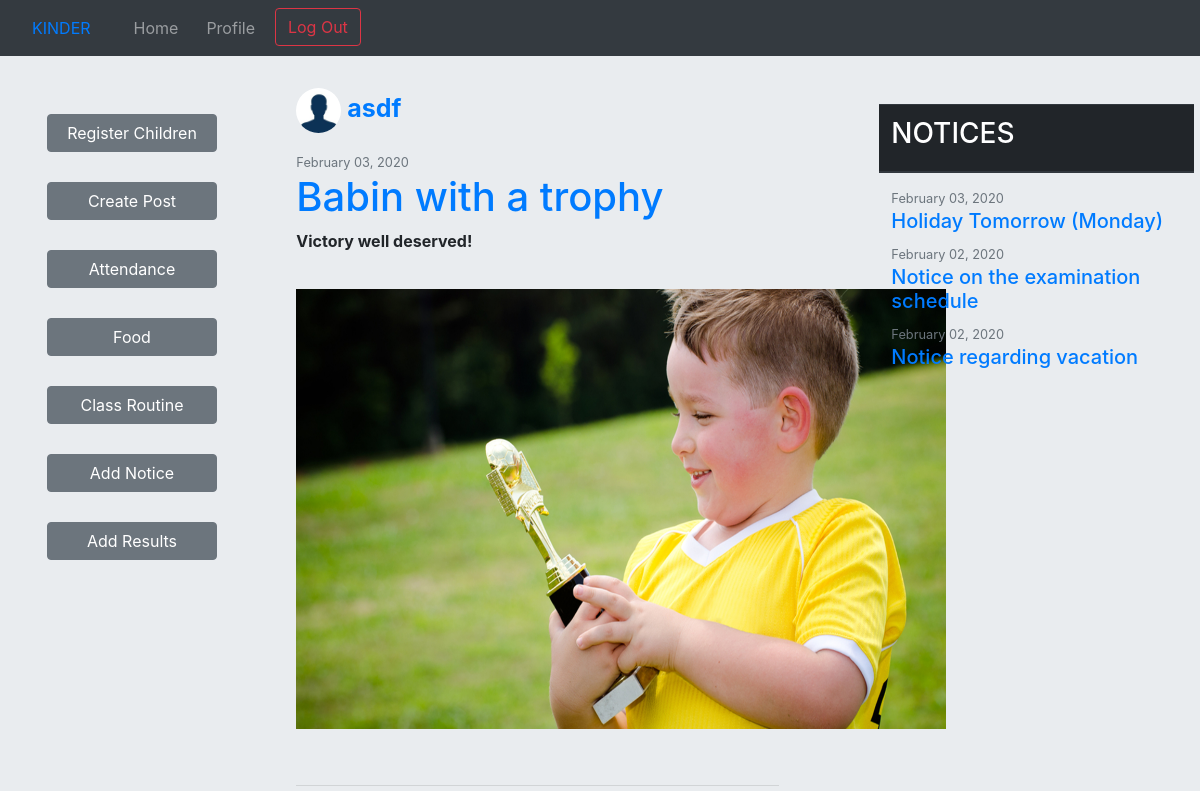
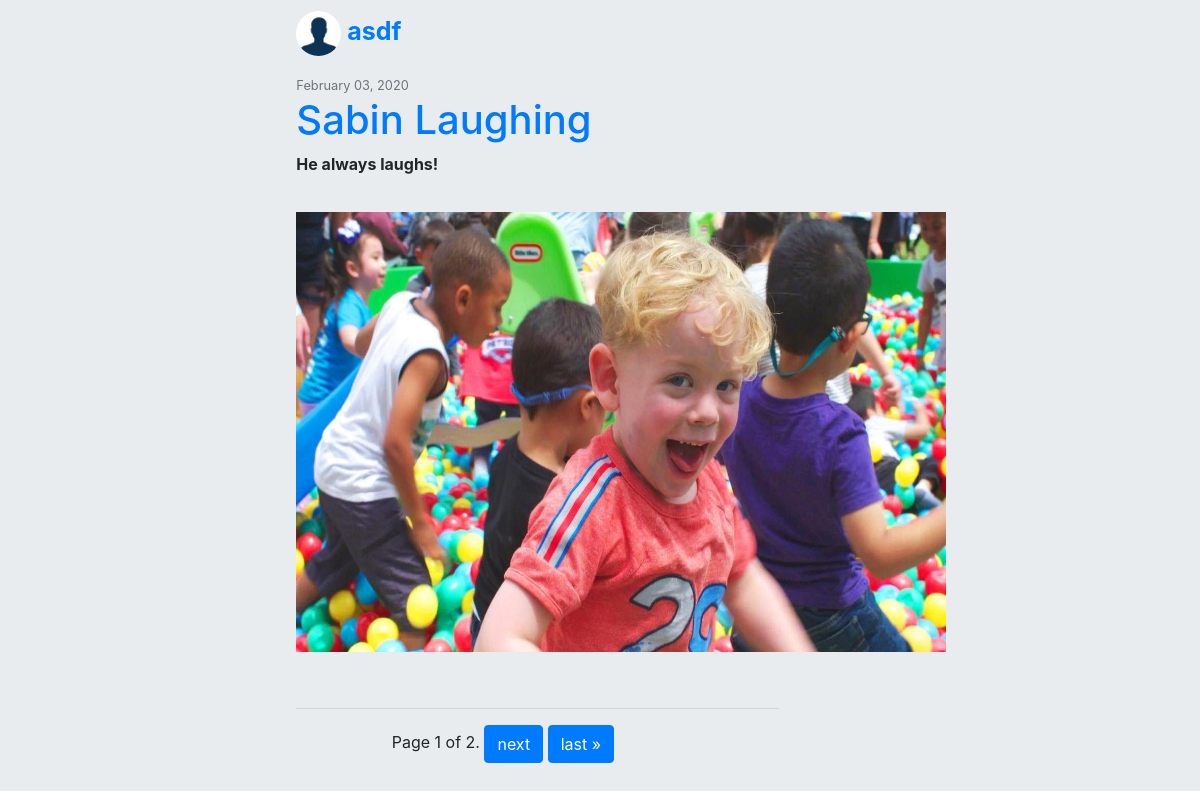
Before: /home/home/ (signed in) with the older database file (2 pictures, top to bottom).
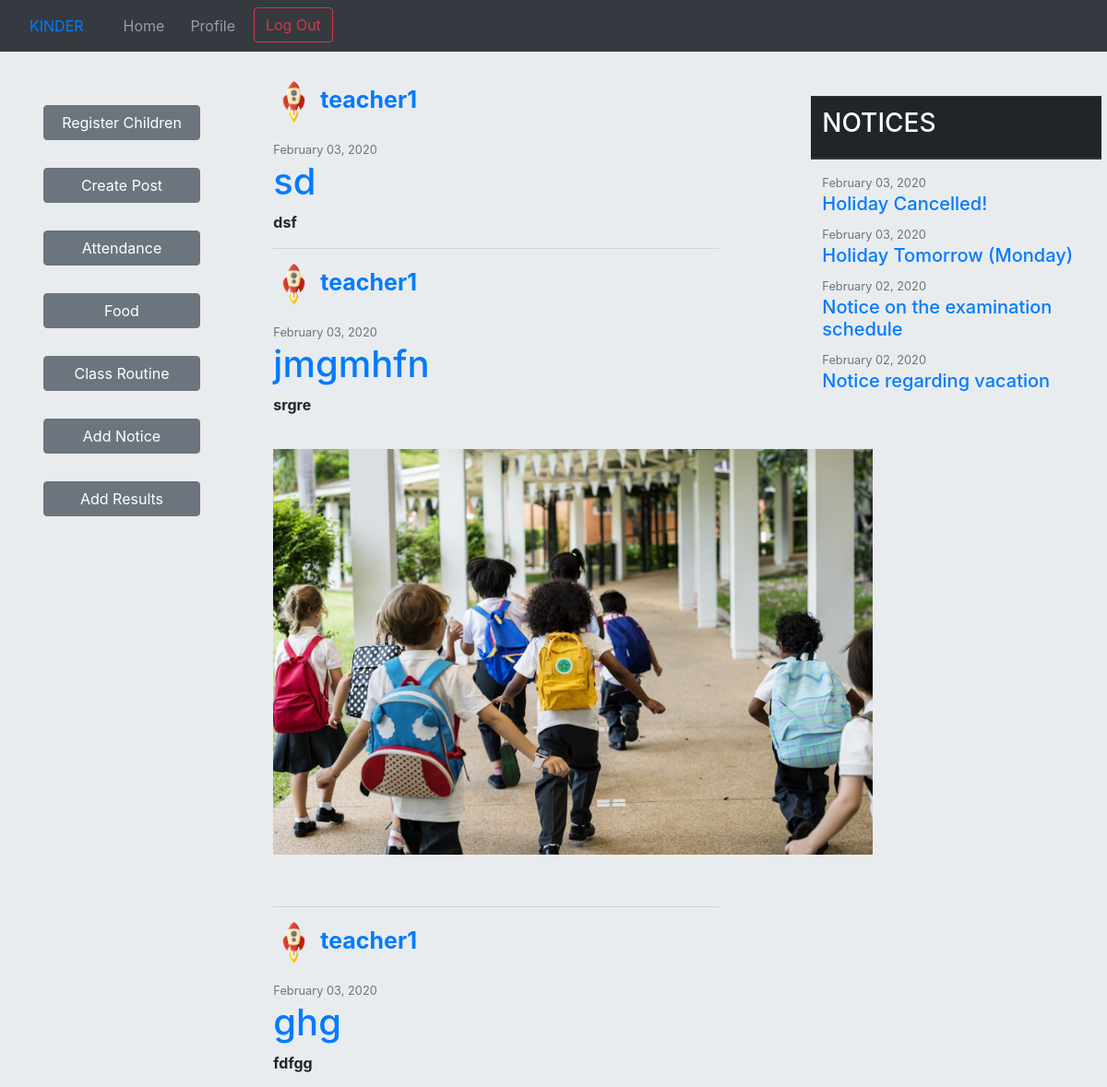
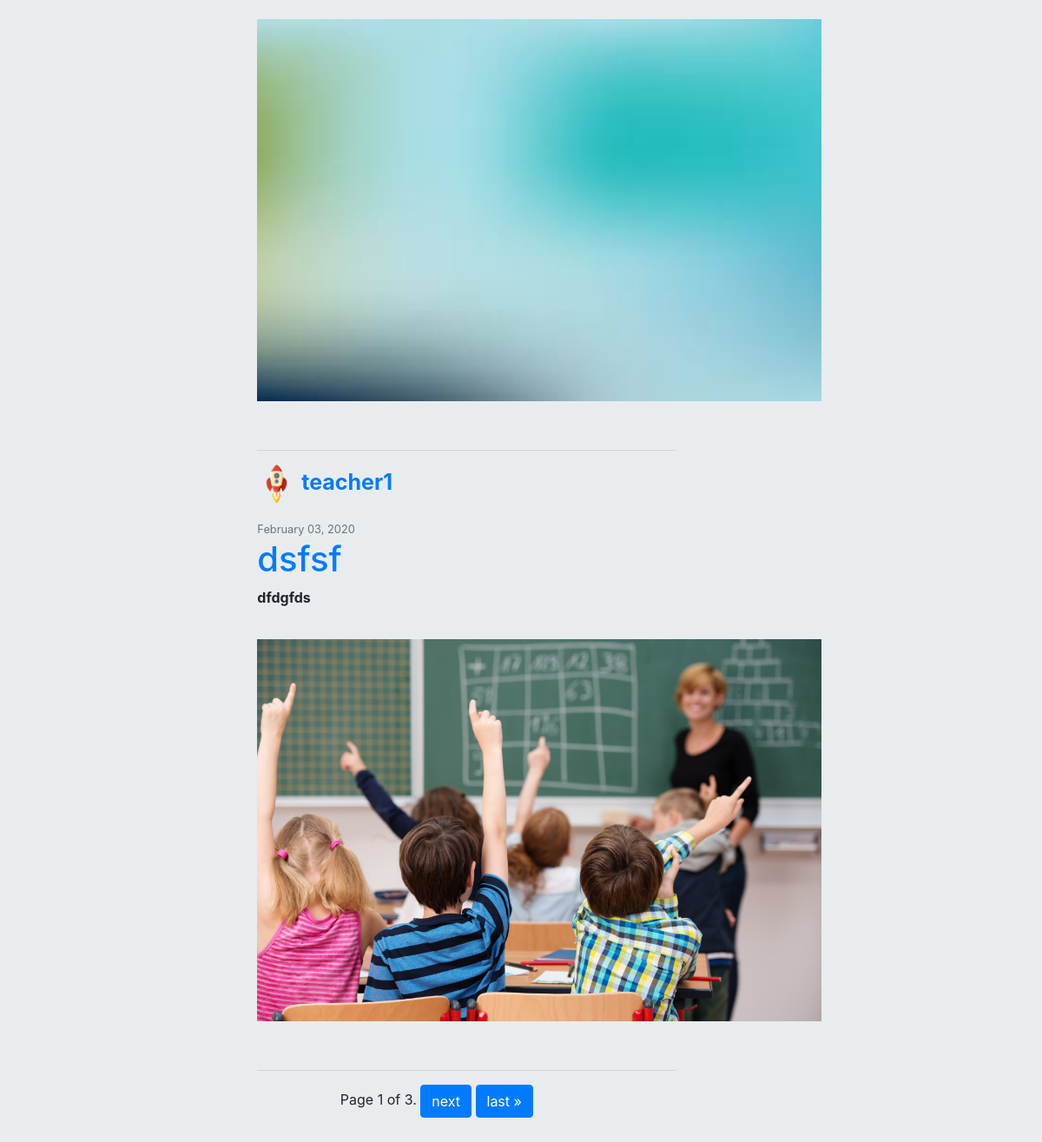
After: the same page with the newer database file (2 pictures, top to bottom).
### second/models.py (models this page shows, shortened)
class Post(models.Model):
    title = models.CharField(max_length=100)
    content = models.TextField()
    photo = models.ImageField(upload_to='posts', blank=True)
    date_posted = models.DateTimeField(default=timezone.now)
    author = models.ForeignKey(User, on_delete=models.CASCADE)
    class Meta:
        ordering = ["-date_posted"]

class Profile(models.Model):
    user = models.OneToOneField(User, on_delete=models.CASCADE)
    image = models.ImageField(default='default.jpg', upload_to='profile_pics')

class Notice(models.Model):
    title = models.CharField(max_length=200)
    content = models.TextField()
    date_posted = models.DateTimeField(default=timezone.now)
    author = models.ForeignKey(User, on_delete=models.CASCADE)

### second/views.py (the view)
# urls.py: path('home/', views.postsandnotices, name='home'),
def postsandnotices(request):
    post_list = Post.objects.all()
    paginator = Paginator(post_list, 4)
    page_number = request.GET.get('page')
    page_obj = paginator.get_page(page_number)
    context = {
        'posts': page_obj,
        'notices': Notice.objects.all().order_by('-date_posted'),
    }
    return render(request, 'home.html', context)

### second/templates/home.html (shortened to what the changed rows need)
{% extends "base1.html" %}
{% block base2 %}
{% load static %}
<!DOCTYPE html>
<html>
<head>
</head>
<body>
<div class="jumbotron">
    <div class = "row row-height" >
        <div class="col-lg-6">
                    <br>
                    {% for post in posts %}
                    {% if post.author.user_teachers != "" %}
                    {% if user.user_teachers != ""%}
                    {% if post.author.user_teachers.school == user.user_teachers.school %}
                    <div style="margin-left: 70px;" name='posts'>
                        <b><p style="font-size:25px;"><img class="rounded-circle account-img" src="{{ post.author.profile.image.url }}" height = "45px", width="45px">
                        <a href="{% url 'user-posts' post.author.username %}">{{post.author}}</a></p></b>
                        <small class = "text-muted">{{ post.date_posted|date:"F d, Y"}}</small>
                        <div><a href="{% url 'post-detail' post.id %}">
                                <h1>{{post.title}}</h1>
                            </a>
                        </div>
                        <p><b>{{post.content}}</b></p>
                        <img id='posting' style="width: 650px; height: 500px;padding-top: 20px; padding-bottom: 40px;" src="/media/{{post.photo}}" onerror="this.style.display='none'">
                        <hr>
                    </div>
                    {% endif %}
                    {% endif %}
                    {% endif %}
                    {% endfor %}
                    <center>
                        <span class="step-links">
                            <span class="current">
                                Page {{ posts.number }} of {{ posts.paginator.num_pages }}.
                            </span>
                            {% if posts.has_next %}
                                <a class = "btn btn-primary" href="?page={{ posts.next_page_number }}">next</a>
                                <a class = "btn btn-primary"href="?page={{ posts.paginator.num_pages }}">last &raquo;</a>
                            {% endif %}
                        </span>
                    </center>
            </div>
            <div class="col-lg-4" style="padding-left: 70px;">
                <div class="col-lg-4" style="position: fixed;" style=" border-radius=5px;">
                    <table class="table table-hover" style="margin-top: 40px; width: 85%;">
                        <thead class="thead-dark">
                            <tr>
                                <th><h3>NOTICES</h3></th>
                            </tr>
                        </thead>
                        <tr>
                            <td>
                                {% for notice in notices %}
                                    <small class = "text-muted">{{ notice.date_posted|date:"F d, Y"}}</small>
                                    <div><a href="{% url 'notice-detail' notice.id %}">
                                        <h5>{{notice.title}}</h5>
                                        </a>
                                    </div>
                                {% endfor %}
                            </td>
                        </tr>
                    </table>
                </div>
            </div>
        </div>
    </div>
</body>
</html>
{% endblock %}

Changed rows visible on the page:
no longer on this page (row unchanged): Post: author.profile.image (placeholder picture), author "asdf", date_posted "February 03, 2020", title "Babin with a trophy", content "Victory well deserved!", photo (picture)
no longer on this page (row unchanged): Post: author.profile.image (placeholder picture), author "asdf", date_posted "February 03, 2020", title "Sabin Laughing", content "He always laughs!", photo (placeholder picture)
added Post: author.profile.image (picture), author "teacher1", date_posted "February 03, 2020", title "sd", content "dsf"
added Post: author.profile.image (picture), author "teacher1", date_posted "February 03, 2020", title "jmgmhfn", content "srgre", photo (picture)
added Post: author.profile.image (picture), author "teacher1", date_posted "February 03, 2020", title "ghg", content "fdfgg", photo (picture)
added Post: author.profile.image (picture), author "teacher1", date_posted "February 03, 2020", title "dsfsf", content "dfdgfds", photo (picture)
added Notice: date_posted "February 03, 2020", title "Holiday Cancelled!"
Other visible differences:
{{ posts.paginator.num_pages }}: "2" → "3"
